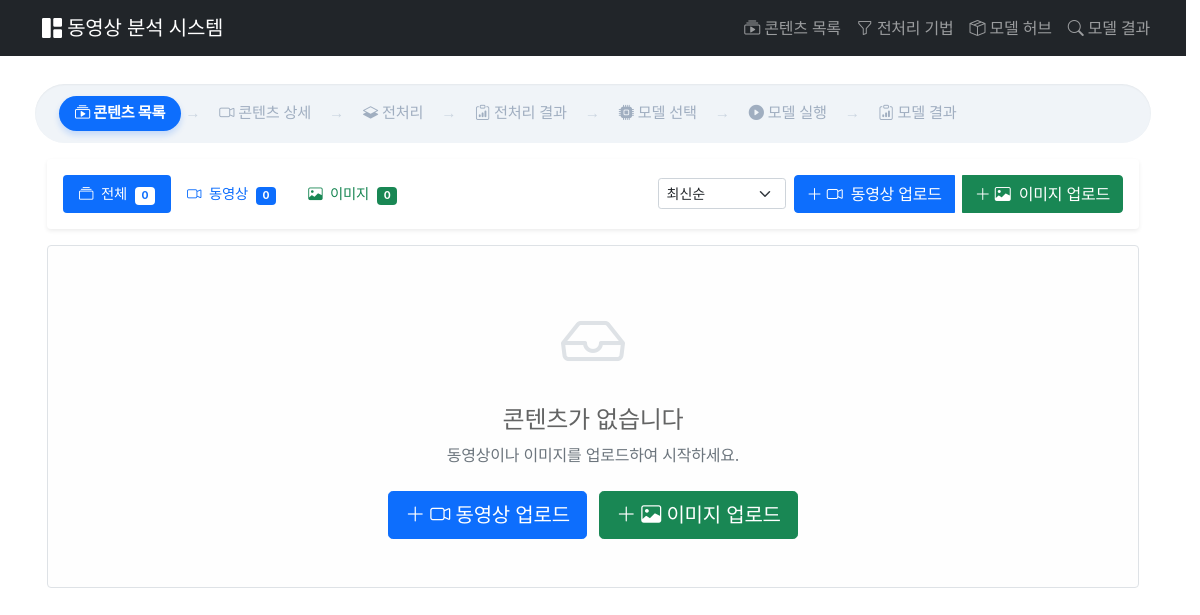
Page /contents/ on the earlier database version.
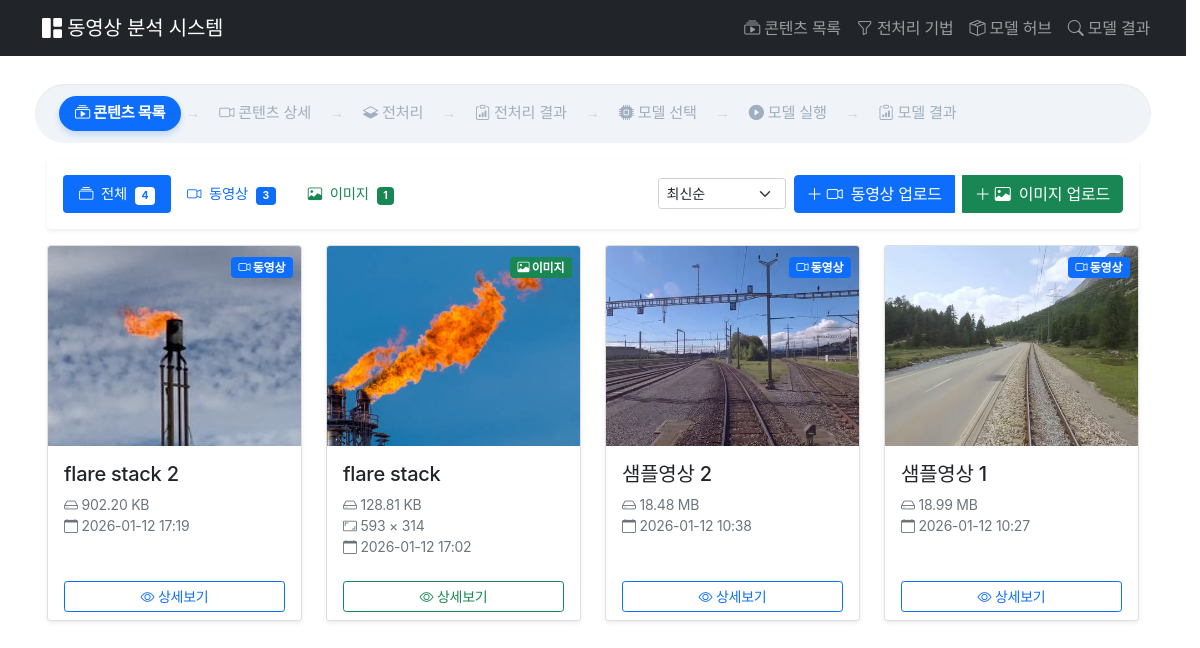
Same page on the later database version.
### contents/models.py (models this page shows, shortened)
class Video(models.Model):
    title = models.CharField(max_length=200, verbose_name="제목")
    description = models.TextField(blank=True, verbose_name="설명")
    file = models.FileField(upload_to=video_upload_path, verbose_name="동영상 파일")
    thumbnail = models.ImageField(
        upload_to=thumbnail_upload_path, blank=True, null=True, verbose_name="썸네일"
    )
    file_size = models.BigIntegerField(default=0, verbose_name="파일 크기")
    uploaded_at = models.DateTimeField(auto_now_add=True, verbose_name="업로드 시간")
    class Meta:
        verbose_name = "동영상"
        verbose_name_plural = "동영상들"
        ordering = ["-uploaded_at"]
    def get_file_size_display(self):
        size = self.file_size
        for unit in ["B", "KB", "MB", "GB", "TB"]:
            if size < 1024.0:
                return f"{size:.2f} {unit}"
            size /= 1024.0
        return f"{size:.2f} PB"

class Image(models.Model):
    title = models.CharField(max_length=200, verbose_name="제목")
    description = models.TextField(blank=True, verbose_name="설명")
    file = models.ImageField(upload_to=image_upload_path, verbose_name="이미지 파일")
    file_size = models.BigIntegerField(default=0, verbose_name="파일 크기")
    width = models.IntegerField(default=0, verbose_name="너비")
    height = models.IntegerField(default=0, verbose_name="높이")
    uploaded_at = models.DateTimeField(auto_now_add=True, verbose_name="업로드 시간")
    class Meta:
        verbose_name = "이미지"
        verbose_name_plural = "이미지들"
        ordering = ['-uploaded_at']
    def get_file_size_display(self):
        size = self.file_size
        for unit in ["B", "KB", "MB", "GB"]:
            if size < 1024.0:
                return f"{size:.2f} {unit}"
            size /= 1024.0
        return f"{size:.2f} TB"
    def get_resolution_display(self):
        if self.width and self.height:
            return f"{self.width} × {self.height}"
        return "-"

### contents/views.py (the view)
# urls.py: path("", views.ContentListView.as_view(), name="content_list"),
class ContentListView(ListView):
    template_name = "contents/content_list.html"
    context_object_name = "content_items"
    paginate_by = 12
    def get_queryset(self):
        tab = self.request.GET.get("tab", "all")
        search = self.request.GET.get("search", "")
        sort = self.request.GET.get("sort", "newest")
        content_items = []
        if tab in ["all", "video"]:
            videos = Video.objects.all()
            if search:
                videos = videos.filter(title__icontains=search)
            for video in videos:
                content_items.append(
                    {
                        "type": "video",
                        "id": video.id,
                        "title": video.title,
                        "description": video.description,
                        "file": video.file,
                        "thumbnail": video.thumbnail,
                        "file_size": video.get_file_size_display(),
                        "uploaded_at": video.uploaded_at,
                        "obj": video,
                    }
                )
        if tab in ["all", "image"]:
            images = ImageModel.objects.all()
            if search:
                images = images.filter(title__icontains=search)
            for image in images:
                content_items.append(
                    {
                        "type": "image",
                        "id": image.id,
                        "title": image.title,
                        "description": image.description,
                        "file": image.file,
                        "thumbnail": image.file,
                        "file_size": image.get_file_size_display(),
                        "uploaded_at": image.uploaded_at,
                        "resolution": image.get_resolution_display(),
                        "obj": image,
                    }
                )
        if sort == "oldest":
            content_items.sort(key=lambda x: x["uploaded_at"])
        elif sort == "name_asc":
            content_items.sort(key=lambda x: x["title"].lower())
        elif sort == "name_desc":
            content_items.sort(key=lambda x: x["title"].lower(), reverse=True)
        else:  # newest (기본값)
            content_items.sort(key=lambda x: x["uploaded_at"], reverse=True)
        return content_items
    def get_context_data(self, **kwargs):
        context = super().get_context_data(**kwargs)
        context["tab"] = self.request.GET.get("tab", "all")
        context["search"] = self.request.GET.get("search", "")
        context["sort"] = self.request.GET.get("sort", "newest")
        context["video_count"] = Video.objects.count()
        context["image_count"] = ImageModel.objects.count()
        return context

### contents/templates/contents/content_list.html (shortened to what this page needs)
{% extends 'contents/base.html' %}
{% block breadcrumb %}
<nav aria-label="breadcrumb">
    <ol class="breadcrumb">
        <li class="custom-breadcrumb-item active">
            <a href="{% url 'content_list' %}">
                <i class="bi bi-collection-play"></i> 콘텐츠 목록
            </a>
        </li>
        <li class="custom-breadcrumb-item disabled">
            <span><i class="bi bi-camera-video"></i> 콘텐츠 상세</span>
        </li>
        <li class="custom-breadcrumb-item disabled">
            <span><i class="bi bi-layers-half"></i> 전처리</span>
        </li>
        <li class="custom-breadcrumb-item disabled">
            <span><i class="bi bi-clipboard-data"></i> 전처리 결과</span>
        </li>
        <li class="custom-breadcrumb-item disabled">
            <span><i class="bi bi-cpu-fill"></i> 모델 선택</span>
        </li>
        <li class="custom-breadcrumb-item disabled">
            <span><i class="bi bi-play-circle-fill"></i> 모델 실행</span>
        </li>
        <li class="custom-breadcrumb-item disabled">
            <span><i class="bi bi-clipboard-data"></i> 모델 결과</span>
        </li>
    </ol>
</nav>
{% endblock breadcrumb %}
{% block content %}
<div class="container-fluid">
    <div class="card mb-3 border-0 shadow-sm">
        <div class="card-body p-2 p-md-3">
            <div class="d-flex gap-2 align-items-center flex-wrap">
                <ul class="nav nav-pills flex-shrink-0">
                    <li class="nav-item">
                        <a class="nav-link py-1 py-md-2 px-2 px-md-3 {% if tab == 'all' %} active {% endif %}"
                        href = "?tab=all{% if search %}&search={{ search}}{% endif %}{% if sort %}&sort={{ sort }}{% endif %}" title="전체">
                            <i class="bi bi-collection"></i>
                            <span class="d-none d-lg-inline ms-1">전체</span>
                            <span class="badge {% if tab == 'all' %}bg-white text-primary{% else %}bg-secondary{% endif %} ms-1" style="font-size: 0.65rem;">{{ video_count|add:image_count }}</span>
                        </a>
                    </li>
                    <li class="nav-item">
                        <a class="nav-link py-1 py-md-2 px-2 px-md-3 {% if tab == 'video' %}active{% endif %}"
                        href="?tab=video{% if search %}&search={{ search }}{% endif %}{% if sort %}&sort={{ sort }}{% endif %}"
                        title="동영상">
                            <i class="bi bi-camera-video"></i>
                            <span class="d-none d-lg-inline ms-1">동영상</span>
                            <span class="badge {% if tab == 'video' %}bg-white text-primary{% else %}bg-primary{% endif %} ms-1" style="font-size: 0.65rem;">{{ video_count }}</span>
                        </a>
                    </li>
                    <li class="nav-item">
                        <a class="nav-link py-1 py-md-2 px-2 px-md-3 {% if tab == 'image' %}active{% endif %}"
                        href="?tab=image{% if search %}&search={{ search }}{% endif %}{% if sort %}&sort={{ sort }}{% endif %}"
                        title="이미지">
                            <i class="bi bi-image {% if tab == 'image' %}text-white{% else %}text-success{% endif %}"></i>
                            <span class="d-none d-lg-inline {% if tab == 'image' %} text-white{% else %}text-success{% endif %} ms-1">이미지</span>
                            <span class="badge {% if tab == 'image' %}bg-white text-primary{% else %}bg-success{% endif %} ms-1" style="font-size: 0.65rem;">{{ image_count }}</span>
                        </a>
                    </li>
                </ul>
                <div class="flex-shrink-0">
                    <select name="sort" class="form-select form-select-sm" onchange="location.href='?tab={{ tab }}{% if search %}&search={{ search }}{% endif %}&sort=' + this.value">
                        <option value="newest" {% if sort == 'newest' or not sort %}selected{% endif %}>최신순</option>
                    </select>
                </div>
                <div class="btn-group d-flex gap-2" role="group">
                    <a href="{% url 'upload_content' %}?type=video" class="btn btn-primary" title="동영상 업로드">
                        <i class="bi bi-plus-lg"></i>
                        <i class="bi bi-camera-video"></i>
                        <span class="d-none d-xl-inline ms-1">동영상 업로드</span>
                    </a>
                    <a href="{% url 'upload_content' %}?type=image" class="btn btn-success" title="이미지 업로드">
                        <i class="bi bi-plus-lg"></i>
                        <i class="bi bi-image"></i>
                        <span class="d-none d-xl-inline ms-1">이미지 업로드</span>
                    </a>
                </div>
            </div>
        </div>
    </div>
    {% if content_items %}
    <div class="row row-cols-1 row-cols-md-3 row-cols-lg-4 g-4">
        {% for item in content_items %}
        <div class="col">
            <div class="card h-100 shadow-sm hover-card">
                <div class="position-relative" style="height: 200px; overflow: hidden;">
                    {% if item.thumbnail %}
                        <img src="{{ item.thumbnail.url }}" class="card-img-top h-100 w-100"
                            style="object-fit: cover;" alt="{{ item.title }}">
                    {% endif %}
                    <span class="position-absolute top-0 end-0 m-2">
                        {% if item.type == 'video' %}
                            <span class="badge bg-primary">
                                <i class="bi bi-camera-video"></i> 동영상
                            </span>
                        {% else %}
                            <span class="badge bg-success">
                                <i class="bi bi-image"></i> 이미지
                            </span>
                        {% endif %}
                    </span>
                </div>
                <div class="card-body">
                    <h5 class="card-title text-truncate" title="{{ item.title }}">{{ item.title }}</h5>
                    <p class="card-text small text-muted">
                        <i class="bi bi-hdd"></i> {{ item.file_size }}
                        {% if item.type == 'image' and item.resolution %}
                            <br><i class="bi bi-aspect-ratio"></i> {{ item.resolution }}
                        {% endif %}
                        <br><i class="bi bi-calendar"></i> {{ item.uploaded_at|date:"Y-m-d H:i" }}
                    </p>
                </div>
                <div class="card-footer bg-white border-0">
                    <div class="d-grid gap-2">
                        {% if item.type == 'video' %}
                            <a href="{% url 'video_detail' item.id %}" class="btn btn-sm btn-outline-primary">
                                <i class="bi bi-eye"></i> 상세보기
                            </a>
                        {% else %}
                            <a href="{% url 'image_detail' item.id %}" class="btn btn-sm btn-outline-success">
                                <i class="bi bi-eye"></i> 상세보기
                            </a>
                        {% endif %}
                    </div>
                </div>
            </div>
        </div>
        {% endfor %}
    </div>
    {% else %}
    <div class="alert alert-light border text-center py-5">
        <i class="bi bi-inbox" style="font-size: 4rem; color: #dee2e6;"></i>
        <h4 class="mt-3">
            {% if search %}
                검색 결과가 없습니다
            {% else %}
                콘텐츠가 없습니다
            {% endif %}
        </h4>
        <p class="text-muted">
            {% if search %}
                다른 검색어로 시도해보세요.
            {% else %}
                동영상이나 이미지를 업로드하여 시작하세요.
            {% endif %}
        </p>
        {% if not search %}
        <div class="mt-4">
            <a href="{% url 'upload_content' %}?type=video" class="btn btn-primary btn-lg me-2">
                <i class= "bi bi-plus-lg"></i> <i class="bi bi-camera-video"></i> 동영상 업로드
            </a>
            <a href="{% url 'upload_content' %}?type=image" class="btn btn-success btn-lg">
                <i class= "bi bi-plus-lg"></i> <i class="bi bi-image"></i> 이미지 업로드
            </a>
        </div>
        {% endif %}
    </div>
    {% endif %}
</div>
{% endblock %}

### contents/templates/contents/base.html (shortened to what this page needs)
<!DOCTYPE html>
<html lang="ko">
{% load static %}
<head>
    <link href="https://cdn.jsdelivr.net/npm/bootstrap@5.1.3/dist/css/bootstrap.min.css" rel="stylesheet">
    <link rel="stylesheet" href="https://cdn.jsdelivr.net/npm/bootstrap-icons@1.10.0/font/bootstrap-icons.css">
</head>
<body>
    <nav class="navbar navbar-expand-lg navbar-dark bg-dark fixed-top">
        <div class="container">
            <a class="navbar-brand" href="{% url 'content_list' %}">
                <i class="bi bi-grid-1x2-fill"></i> 동영상 분석 시스템
            </a>
            <div class="collapse navbar-collapse" id="navbarNav">
                <ul class="navbar-nav ms-auto">
                    <li class="nav-item">
                        <a class="nav-link" href="{% url 'content_list' %}">
                            <i class="bi bi-collection-play"></i> 콘텐츠 목록
                        </a>
                    </li>
                    <li class="nav-item">
                        <a class="nav-link" href="{% url 'prephub:method_list' %}">
                            <i class="bi bi-funnel"></i> 전처리 기법
                        </a>
                    </li>
                    <li class="nav-item">
                        <a class="nav-link" href="{% url 'modelhub:model_list' %}">
                            <i class="bi bi-box-seam"></i> 모델 허브
                        </a>
                    </li>
                    <li class="nav-item">
                        <a class="nav-link" href="{% url 'vision_engine:detection_list' %}">
                            <i class="bi bi-search"></i> 모델 결과
                        </a>
                    </li>
                </ul>
            </div>
        </div>
    </nav>
    <div class="container mt-4">
        {% block breadcrumb %}{% endblock breadcrumb %}
        {% block content %}
        {% endblock %}
        <div style="height: 50px;"></div>
    </div>
</body>
</html>

### contents/templates/contents/base.html (style rules this page uses)
body { padding-top: 60px; }
.breadcrumb { background-color: #f0f4f8; padding: 0.75rem 1.5rem; border-radius: 50px; box-shadow: inset 0 1px 2px rgba(0,0,0,0.05); display: flex; align-items: center; gap: 5px; }
.custom-breadcrumb-item { display: inline-flex; align-items: center; font-size: 0.95rem; }
.custom-breadcrumb-item.active a { color: #ffffff !important; background-color: #0d6efd; font-weight: 700; padding: 6px 16px; border-radius: 20px; box-shadow: 0 4px 6px rgba(13, 110, 253, 0.2); text-decoration: none; }
.custom-breadcrumb-item.disabled span { color: #a0aec0; padding: 6px 14px; }
.custom-breadcrumb-item:not(:last-child)::after { content: '→'; font-family: serif; margin-left: 4px; color: #cbd5e0; font-weight: normal; }
body, .accordion-button, .btn, .pipeline-step span { font-family: 'Pretendard Variable', Pretendard, -apple-system, sans-serif !important; letter-spacing: -0.015rem; }
.nav-pills .nav-link { font-size: 0.85rem; white-space: nowrap; }
@media (min-width: 992px) { .nav-pills .nav-link { font-size: 0.9rem; } }
html { scrollbar-gutter: stable; background-color: #ffffff; }

### contents/templates/contents/content_list.html (style rules this page uses)
.hover-card { transition: transform 0.2s, box-shadow 0.2s; }

Differences in the rows shown:
added Video: shows a picture, shows "동영상", title "flare stack 2", file_size "902.20 KB", uploaded_at "2026-01-12 17:19", shows "상세보기"
added Image: shows a picture, shows "이미지", title "flare stack", file_size "128.81 KB", resolution "593 × 314", uploaded_at "2026-01-12 17:02", shows "상세보기"
added Video: shows a picture, shows "동영상", title "샘플영상 2", file_size "18.48 MB", uploaded_at "2026-01-12 10:38", shows "상세보기"
added Video: shows a picture, shows "동영상", title "샘플영상 1", file_size "18.99 MB", uploaded_at "2026-01-12 10:27", shows "상세보기"
Other differences:
{{ video_count|add:image_count }}: "0" → "4"
{{ video_count }}: "0" → "3"
{{ image_count }}: "0" → "1"
text no longer shown: "콘텐츠가 없습니다 동영상이나 이미지를 업로드하여 시작하세요. 동영상 업로드 이미지 업로드"
